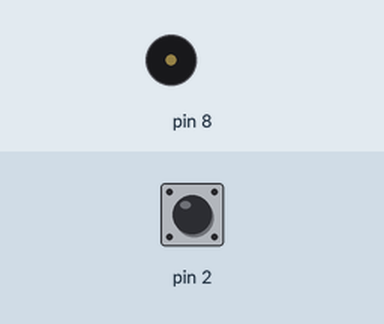
Recording of a sketch running on a simulated Arduino Uno, built with avr-gcc and run on an emulated ATmega328P. Parts: buzzer (waves = sounding). The inputs (shaded band) are chosen by the test bench; at power-on: pin 2 HIGH. What the sketch prints to the serial monitor is not drawn.

Above: at 1.2 s.
1.3 s: pin 2 pulled LOW for 0.15 s
At 2.0 s:
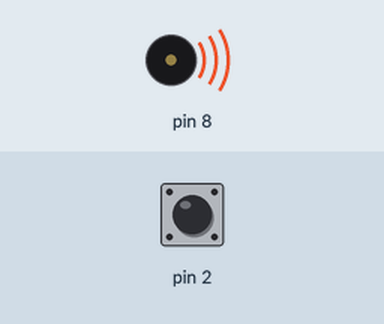
3.9 s: pin 2 pulled LOW for 1 s
At 6.7 s:
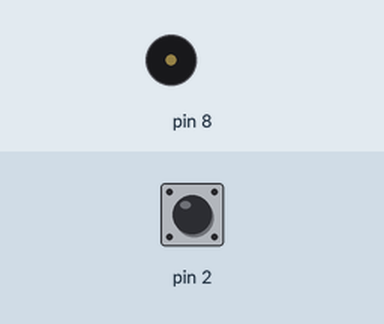
7.9 s: pin 2 pulled LOW for 0.15 s
At 8.7 s:
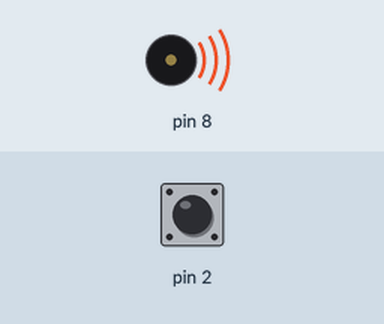
11.0 s: pin 2 pulled LOW for 1 s
At 13.3 s:
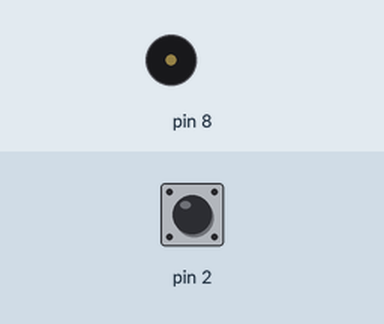
15.0 s: pin 2 pulled LOW for 3.2 s
At 15.8 s:
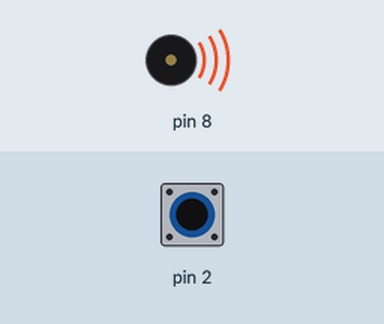
21.2 s: pin 2 pulled LOW for 0.15 s
At 23.4 s:
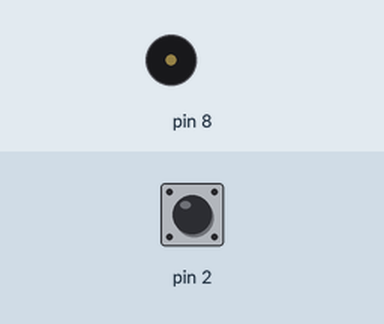
Timing chart, 0 to 24.9 s (numbered marks = the images above; inputs shaded):
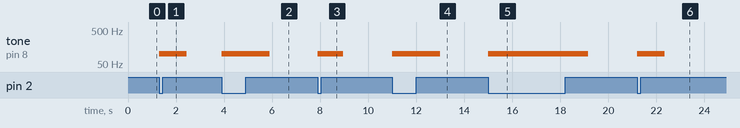

Measured:
- after the input at 1.3 s, tone on pin 8: silent → 100 Hz at once, → silent 1.1 s later
- after the input at 3.9 s, tone on pin 8: silent → 100 Hz at once, → silent 2.0 s later
- after the input at 7.9 s, tone on pin 8: silent → 100 Hz at once, → silent 1.1 s later
- after the input at 11.0 s, tone on pin 8: silent → 100 Hz at once, → silent 2.0 s later
- after the input at 15.0 s, tone on pin 8: silent → 100 Hz at once, → silent 4.2 s later
- after the input at 21.2 s, tone on pin 8: silent → 100 Hz at once, → silent 1.1 s later

The sketch:

Buzzer.ino
```cpp
void setup(){
    Serial.begin(9600);
    pinMode(2, INPUT_PULLUP);
}

void loop(){
    while (digitalRead(2)== 0) {
    tone(8,100,1000);
    }
    Serial.println("NOTHING");
}
```
